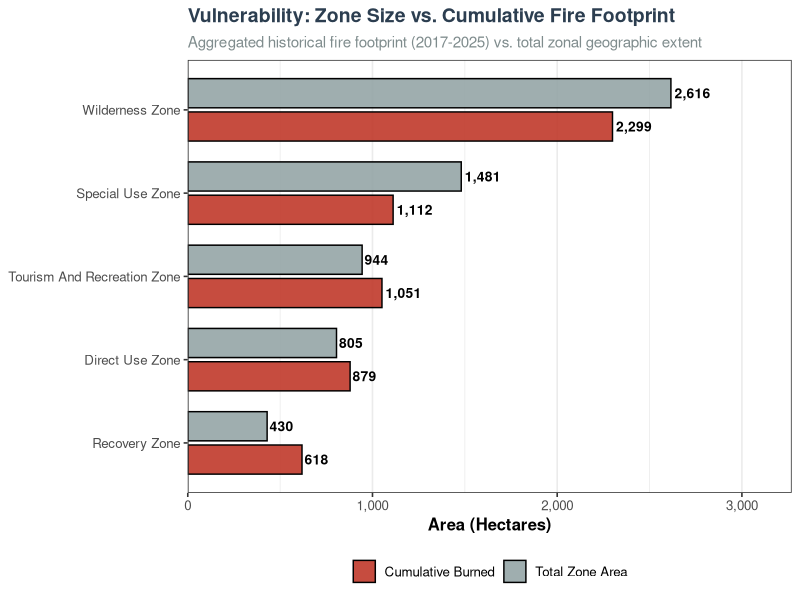
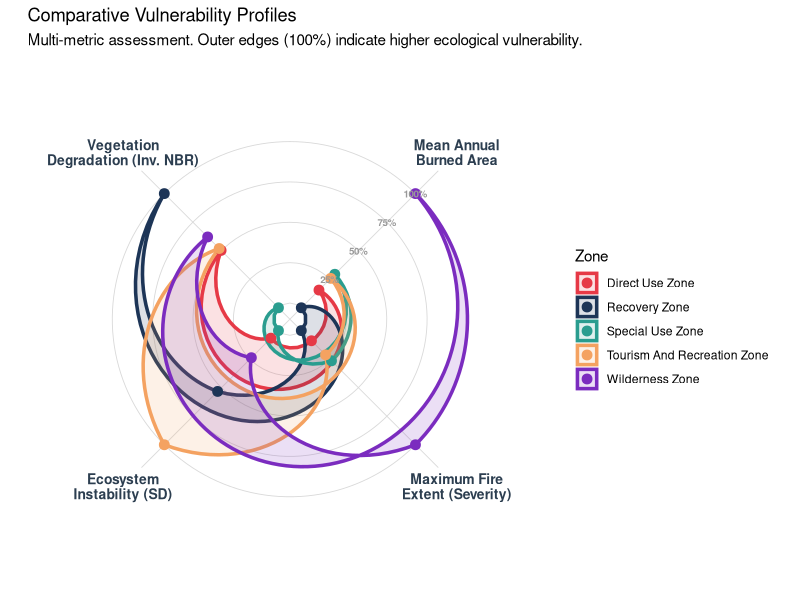

Recreate these plots in R, in order.

# ==============================================================================
# SCRIPT 02: CUMULATIVE VULNERABILITY & RADAR PROFILES
# Project: Andean Fire Ecosystem Dynamics (2017-2025)
# ==============================================================================

library(tidyverse)
library(scales)

# Set publication-grade theme
theme_set(theme_bw(base_size = 12, base_family = "sans") +
            theme(plot.title = element_text(face = "bold", size = 14, color = "#2c3e50"),
                  plot.subtitle = element_text(size = 11, color = "#7f8c8d"),
                  axis.title = element_text(face = "bold"),
                  legend.position = "bottom",
                  panel.grid.major.y = element_blank()))

# 1. LOAD DATA
df_zone_raw <- read_csv("3_Zonal_Annual_Stats.csv")

# ==============================================================================
# PART 1: CUMULATIVE VULNERABILITY BARS
# ==============================================================================

# Calculate TRUE Zone Area by summing fragments from a single baseline year (2017)
df_capacity <- df_zone_raw %>%
  filter(Year == 2017) %>% 
  mutate(Zone = str_replace_all(Zone, "_", " ")) %>%
  group_by(Zone) %>%
  summarise(`Total Zone Area` = sum(Total_Zone_Ha, na.rm = TRUE), .groups = "drop")

# Calculate Cumulative Burned Area by summing ALL fragments across ALL years
df_burned <- df_zone_raw %>%
  mutate(Zone = str_replace_all(Zone, "_", " ")) %>%
  group_by(Zone) %>%
  summarise(`Cumulative Burned` = sum(Burned_Ha, na.rm = TRUE), .groups = "drop")

# Join the two accurate metrics
df_vuln_summary <- left_join(df_capacity, df_burned, by = "Zone") %>%
  pivot_longer(cols = c("Total Zone Area", "Cumulative Burned"), 
               names_to = "Metric", values_to = "Area")

# Plot
p_vuln_cumulative <- ggplot(df_vuln_summary, aes(x = Area, y = reorder(Zone, Area), fill = Metric)) +
  geom_col(position = position_dodge(width = 0.8), width = 0.7, color = "black", alpha = 0.9) +
  geom_text(aes(label = comma(round(Area, 0))), position = position_dodge(width = 0.8), hjust = -0.1, size = 3.5, fontface = "bold") +
  scale_fill_manual(values = c("Total Zone Area" = "#95a5a6", "Cumulative Burned" = "#c0392b")) +
  scale_x_continuous(labels = comma, expand = expansion(mult = c(0, 0.25))) +
  labs(title = "Vulnerability: Zone Size vs. Cumulative Fire Footprint",
       subtitle = "Aggregated historical fire footprint (2017-2025) vs. total zonal geographic extent",
       x = "Area (Hectares)", y = NULL, fill = NULL)

ggsave("Fig5_Vulnerability_Cumulative.png", p_vuln_cumulative, width = 10, height = 6, dpi = 600)

# ==============================================================================


# Table 1
table_1_data <- df_zone_raw %>%
  mutate(Zone = str_replace_all(Zone, "_", " ")) %>%
  group_by(Zone) %>%
  summarise(
    `Physical Area (Ha)` = max(Total_Zone_Ha, na.rm = TRUE),
    `Cumulative Burned Footprint (Ha)` = sum(Burned_Ha, na.rm = TRUE),
    `Peak Fire Year` = Year[which.max(Burned_Ha)],
    `Recurrence Index` = sum(Burned_Ha, na.rm = TRUE) / max(Total_Zone_Ha, na.rm = TRUE),
    `Area Affected (%)` = (sum(Burned_Ha, na.rm = TRUE) / max(Total_Zone_Ha, na.rm = TRUE)) * 100,
    .groups = "drop"
  ) %>%
  mutate(
    `% Contribution to Total ACR Burned` = (`Cumulative Burned Footprint (Ha)` / sum(`Cumulative Burned Footprint (Ha)`)) * 100
  )

print(table_1_data)

write_csv(table_1_data, "Table_1_Summary.csv")

# ==============================================================================
# PART 2: RADAR CHART (COMPARATIVE VULNERABILITY)
# ==============================================================================

# FIX 1: Create df_zone_merged to merge annual fragments BEFORE calculating statistics
df_zone_merged <- df_zone_raw %>%
  mutate(Zone = str_replace_all(Zone, "_", " ")) %>%
  group_by(Year, Zone) %>%
  summarise(Burned_Ha = sum(Burned_Ha, na.rm = TRUE),
            NBR_Mean = mean(NBR_Mean, na.rm = TRUE), 
            .groups = "drop")

# FIX 2: Calculate metrics aligned to VULNERABILITY (Outer edge = BAD)
df_radar_raw <- df_zone_merged %>%
  group_by(Zone) %>%
  summarise(`Mean Annual\nBurned Area` = mean(Burned_Ha, na.rm = TRUE),
            `Maximum Fire\nExtent (Severity)` = max(Burned_Ha, na.rm = TRUE),
            `Ecosystem\nInstability (SD)` = sd(NBR_Mean, na.rm = TRUE), 
            `Vegetation\nDegradation (Inv. NBR)` = mean(NBR_Mean, na.rm = TRUE) * -1)

# Normalization function (0 to 1)
normalize <- function(x) { 
  if(max(x, na.rm=T) == min(x, na.rm=T)) return(rep(0.5, length(x))) 
  (x - min(x, na.rm = TRUE)) / (max(x, na.rm = TRUE) - min(x, na.rm = TRUE)) 
}

# Apply normalization and format for polar plotting
df_radar_plot <- df_radar_raw %>% 
  mutate(across(where(is.numeric), normalize)) %>% 
  pivot_longer(cols = -Zone, names_to = "Metric", values_to = "Value") %>% 
  mutate(Metric = factor(Metric, levels = c("Mean Annual\nBurned Area", "Maximum Fire\nExtent (Severity)", 
                                            "Ecosystem\nInstability (SD)", "Vegetation\nDegradation (Inv. NBR)")))

num_zones <- length(unique(df_radar_plot$Zone))
custom_colors <- colorRampPalette(c("#E63946", "#1D3557", "#2A9D8F", "#F4A261", "#7B2CBF"))(num_zones)

p_radar <- ggplot(df_radar_plot, aes(x = Metric, y = Value, group = Zone, color = Zone, fill = Zone)) +
  geom_hline(yintercept = seq(0, 1, by = 0.25), color = "gray85", linetype = "solid", linewidth = 0.3) +
  geom_vline(xintercept = 1:4, color = "gray85", linewidth = 0.3) +
  geom_polygon(alpha = 0.15, linewidth = 1.2) + geom_point(size = 3) + coord_polar() +
  scale_color_manual(values = custom_colors) + scale_fill_manual(values = custom_colors) +
  scale_y_continuous(limits = c(-0.1, 1.2), breaks = seq(0, 1, 0.25), labels = NULL) +
  annotate("text", x = 1, y = c(0.25, 0.50, 0.75, 1.00), label = c("25%", "50%", "75%", "100%"), color = "gray60", size = 2.5, fontface = "bold") +
  labs(title = "Comparative Vulnerability Profiles", 
       subtitle = "Multi-metric assessment. Outer edges (100%) indicate higher ecological vulnerability.", 
       x = NULL, y = NULL) +
  theme_minimal() + 
  theme(axis.text.y = element_blank(), axis.text.x = element_text(face = "bold", size = 10, color = "#2c3e50"), 
        panel.grid = element_blank(), legend.position = "right")

ggsave("Fig6_Radar_Vulnerability.png", p_radar, width = 10, height = 8, dpi = 600)
